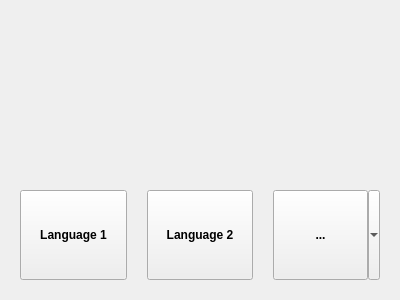
<?xml version="1.0" encoding="UTF-8"?>
<ui version="4.0">
 <class>ProgrammingLanguageSelectionWidget</class>
 <widget class="QWidget" name="ProgrammingLanguageSelectionWidget">
  <property name="geometry">
   <rect>
    <x>0</x>
    <y>0</y>
    <width>400</width>
    <height>300</height>
   </rect>
  </property>
  <property name="windowTitle">
   <string>Form</string>
  </property>
  <layout class="QVBoxLayout" name="verticalLayout" stretch="5,3">
   <property name="spacing">
    <number>20</number>
   </property>
   <property name="leftMargin">
    <number>20</number>
   </property>
   <property name="topMargin">
    <number>20</number>
   </property>
   <property name="rightMargin">
    <number>20</number>
   </property>
   <property name="bottomMargin">
    <number>20</number>
   </property>
   <item>
    <widget class="QLabel" name="logoLabel">
     <property name="text">
      <string/>
     </property>
     <property name="pixmap">
      <pixmap resource="images.qrc">:/common/Kuzya_about.png</pixmap>
     </property>
    </widget>
   </item>
   <item>
    <layout class="QHBoxLayout" name="horizontalLayout">
     <item>
      <widget class="QToolButton" name="languageSelectionButton1">
       <property name="sizePolicy">
        <sizepolicy hsizetype="Minimum" vsizetype="Minimum">
         <horstretch>0</horstretch>
         <verstretch>0</verstretch>
        </sizepolicy>
       </property>
       <property name="font">
        <font>
         <weight>75</weight>
         <bold>true</bold>
        </font>
       </property>
       <property name="text">
        <string>Language 1</string>
       </property>
       <property name="popupMode">
        <enum>QToolButton::DelayedPopup</enum>
       </property>
      </widget>
     </item>
     <item>
      <widget class="QToolButton" name="languageSelectionButton2">
       <property name="sizePolicy">
        <sizepolicy hsizetype="Minimum" vsizetype="Minimum">
         <horstretch>0</horstretch>
         <verstretch>0</verstretch>
        </sizepolicy>
       </property>
       <property name="font">
        <font>
         <weight>75</weight>
         <bold>true</bold>
        </font>
       </property>
       <property name="text">
        <string>Language 2</string>
       </property>
       <property name="popupMode">
        <enum>QToolButton::DelayedPopup</enum>
       </property>
      </widget>
     </item>
     <item>
      <widget class="QToolButton" name="additionalLanguageSelectionToolButton">
       <property name="sizePolicy">
        <sizepolicy hsizetype="Minimum" vsizetype="Minimum">
         <horstretch>0</horstretch>
         <verstretch>0</verstretch>
        </sizepolicy>
       </property>
       <property name="font">
        <font>
         <weight>75</weight>
         <bold>true</bold>
        </font>
       </property>
       <property name="text">
        <string>...</string>
       </property>
       <property name="popupMode">
        <enum>QToolButton::MenuButtonPopup</enum>
       </property>
      </widget>
     </item>
    </layout>
   </item>
  </layout>
 </widget>
 <resources>
  <include location="images.qrc"/>
 </resources>
 <connections/>
</ui>
